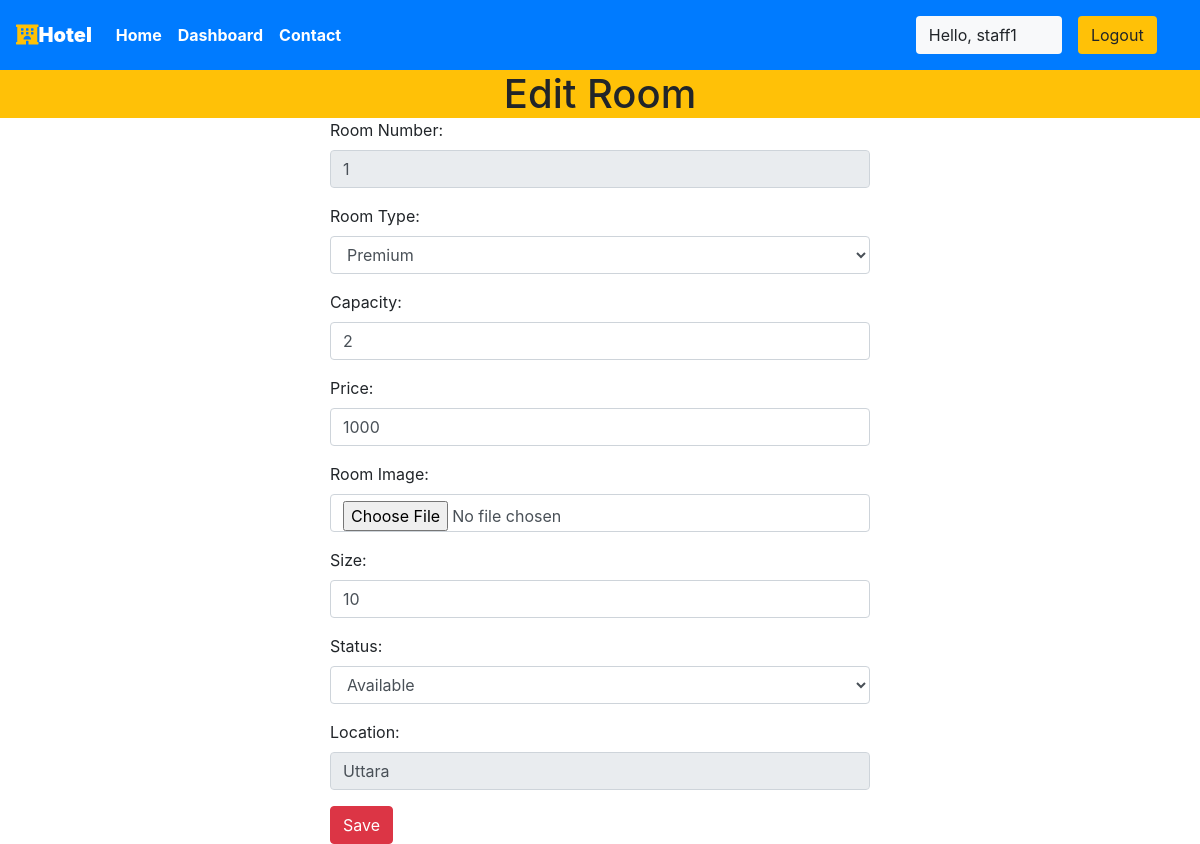
The page /staff/panel/edit-room?roomid=21 (signed in) on the database its author committed.
### main/models.py (models this page shows, shortened)
class CustomUser(AbstractUser):
     date_of_birth = models.DateField(verbose_name=_("Date of birth"), blank=True, null=True)
     address1 = models.CharField(verbose_name=_("Address line 1"), max_length=1024, blank=True, null=True)
     zip_code = models.CharField(verbose_name=_("Postal Code"), max_length=12, blank=True, null=True)
     city = models.CharField(verbose_name=_("City"), max_length=1024, blank=True, null=True)
     country = CountryField(blank=True, null=True)
     phone_regex = RegexValidator(regex=r"^\+(?:[0-9]●?){6,14}[0-9]$", message=_("Enter a valid international mobile phone number starting with +(country code)"))
     mobile_phone = models.CharField(validators=[phone_regex], verbose_name=_("Mobile phone"), max_length=17, blank=True, null=True)
     photo = models.ImageField(verbose_name=_("Photo"), upload_to='photos/', default='photos/default-user-avatar.png')
     class Meta:
         ordering = ['last_name']

class Room(models.Model):
    ROOM_STATUS = (
    ("1", "available"),
    ("2", "not available"),
    )
    ROOM_TYPE = (
    ("1", "Premium"),
    ("2", "Deluxe"),
    ("3","Economi"),
    )
    id = models.AutoField(primary_key=True)
    room_type = models.CharField(max_length=50,choices = ROOM_TYPE)
    capacity = models.IntegerField()
    price = models.IntegerField()
    size = models.IntegerField()
    hotel = models.ForeignKey(Hotel, on_delete = models.CASCADE)
    status = models.CharField(choices =ROOM_STATUS,max_length = 15)
    roomnumber = models.IntegerField()
    photo=models.ImageField(upload_to='room/', null=True, blank=True)
    Services=models.CharField(max_length=30,null=True)

class Hotel(models.Model):
    id = models.AutoField(primary_key=True)
    name = models.CharField(max_length=30,null=True)
    owner = models.ForeignKey(CustomUser, blank=True, null=True, on_delete=models.CASCADE)
    location = models.CharField(max_length=50)
    state = models.CharField(max_length=50,null=True)
    country = models.CharField(max_length=50,null=True)
    photo=models.ImageField(upload_to='hotel/', null=True, blank=True)

### main/views.py (the view)
# urls.py: path('staff/panel/edit-room', views.edit_room,name="editroom"),
@login_required(login_url='/staff')
def edit_room(request):
    if request.method == 'POST':
        old_room = Room.objects.all().get(id= int(request.POST['roomid']))
        hotel = Hotel.objects.all().get(id=int(request.POST['hotel']))
        old_room.room_type  = request.POST['roomtype']
        old_room.capacity   =int(request.POST['capacity'])
        old_room.price      = int(request.POST['price'])
        old_room.size       = int(request.POST['size'])
        old_room.hotel      = hotel
        old_room.status     = request.POST['status']
        old_room.room_number=int(request.POST['roomnumber'])
        if "image" in request.FILES:
            img=request.FILES["image"]
            old_room.photo=img
        old_room.save()
        messages.success(request,"Room Details Updated Successfully")
        return redirect('staffpanel')
    else:
        room_id = request.GET['roomid']
        room = Room.objects.all().get(id=room_id)
        response = render(request,'staff/editroom.html',{'room':room})
        return HttpResponse(response)

### main/templatetags/app_tags.py (called while the page is built)
@register.filter(name='has_group')
def has_group(user, group_name):
    group = Group.objects.get(name=group_name)
    return True if group in user.groups.all() else False

### templates/staff/editroom.html (shortened to what this page needs)
{% extends 'basic.html' %}
{% block body %}
<h1 class="text-center bg-warning my-0">Edit Room</h1>
    <div class="container">
        <div class="row">
            <div class="col-md-6 col-lg-6 col-xlg-6 col-sm-12 mx-auto">
                <form action="/staff/panel/edit-room/edit" method="POST" enctype="multipart/form-data">
                    <div class="form-group">
                        <label for="pwd">Room Number:</label>
                        <input type="number" class="form-control" id="roomnumber" name="roomnumber" value="{{room.roomnumber}}" disabled>
                    </div>
                    <div class="form-group">
                        <label for="email">Room Type:</label>
                        <select class="form-control" name="roomtype" id="roomtype">
                            <option  value=1>Premium</option>
                        </select>
                    </div>
                    <div class="form-group">
                        <label for="pwd">Capacity:</label>
                        <input type="number" class="form-control " id="capacity" name="capacity" value="{{room.capacity}}">
                    </div>
                    <div class="form-group">
                        <label for="pwd">Price:</label>
                        <input type="mumber" class="form-control " id="price" name="price" value="{{room.price}}">
                    </div>
                    <div class="form-group">
                        <label for="pwd">Room Image:</label>
                        <input type="file" class="form-control " id="image" name="image" value="{{room.image}}">
                    </div>
                    <div class="form-group">
                        <label for="pwd">Size:</label>
                        <input type="number" class="form-control " id="size" name="size" value="{{room.size}}">
                    </div>
                    <div class="form-group">
                        <label for="pwd">Status:</label>
                        <select class="form-control" name="status" id="status">
                            <option value="1">Available</option>
                        </select>
                    </div>
                    <div class="form-group">
                        <label for="pwd">Location:</label>
                        <input type="text" class="form-control " id="hotel" name="hotel" value="{{room.hotel.location}}" disabled>
                    </div>
                    <button type="submit" class="btn btn-danger">Save</button>
                </form>
            </div>
        </div>
    </div>
{% endblock body %}

### templates/basic.html (shortened to what this page needs)
{% load static %}
{% load app_tags %}
<!DOCTYPE html>
<!DOCTYPE html>
<html lang="en">
<head>
    <link rel="stylesheet" href="https://use.fontawesome.com/releases/v5.7.0/css/all.css">
    <link rel="stylesheet" href="{% static 'bootstrap\bootstrap.css' %}">
    <link rel="stylesheet" href="https://maxcdn.bootstrapcdn.com/bootstrap/4.5.0/css/bootstrap.min.css" >
</head>
<body style="dbackground-image: url('https://source.unsplash.com/random');height: 100%;">
    <div class="container-fluid px-0">
        <nav class="navbar navbar-expand-lg navbar-dark bg-primary font-weight-bold">
            <a class="navbar-brand text-bold bg-black " href="/"><i class="fas fa-hotel text-warning"></i><b>Hotel </b></a>
            <div class="collapse navbar-collapse " id="navbarSupportedContent">
                <ul class="navbar-nav mr-auto ">
                    <li class="nav-item active">
                        <a class="nav-link text-bold " href="/"> Home</a>
                    </li>
                    {% if request.user|has_group:"hotel_owner" %}
                    <li class="nav-item active">
                        <a class="nav-link text-bold" href="/staff/panel">Dashboard </a>
                    </li>
                    {% elif user.is_staff == False and user.is_authenticated %}
                    <li class="nav-item active">
                            <a class="nav-link text-bold" href="/user/bookings">My Bookings </a>
                        </li>
                    {% endif %}
                    <li class="nav-item active">
                        <a class="nav-link text-bold" href="/contact">Contact </a>
                    </li>
                </ul>
                {% if user.is_authenticated %}
                      <button class="btn btn-group bg-light" data-toggle="modal" data-target="#forlogin">
                       Hello, {{request.user.username}}
                       <a href="/logout" class="nav-link">
                    <button class="btn btn-group bg-warning" data-toggle="modal" data-target="#forlogin">
                        Logout
                    </button></a>&nbsp; &nbsp;
                    </button>
                {% endif %}
            </div>
        </nav>
    </div>
    {% block body %}
    {% endblock body %}
</body>
</html>

### templates/staff/editroom.html (style rules this page uses)
body { min-height: 100vh; }

### templates/basic.html (style rules this page uses)
a { text-decoration: none; }

### rows shown on the page
CustomUser: user.username "staff1"
Room: roomnumber "1", capacity "2", price "1000", size "10", hotel "Uttara"
